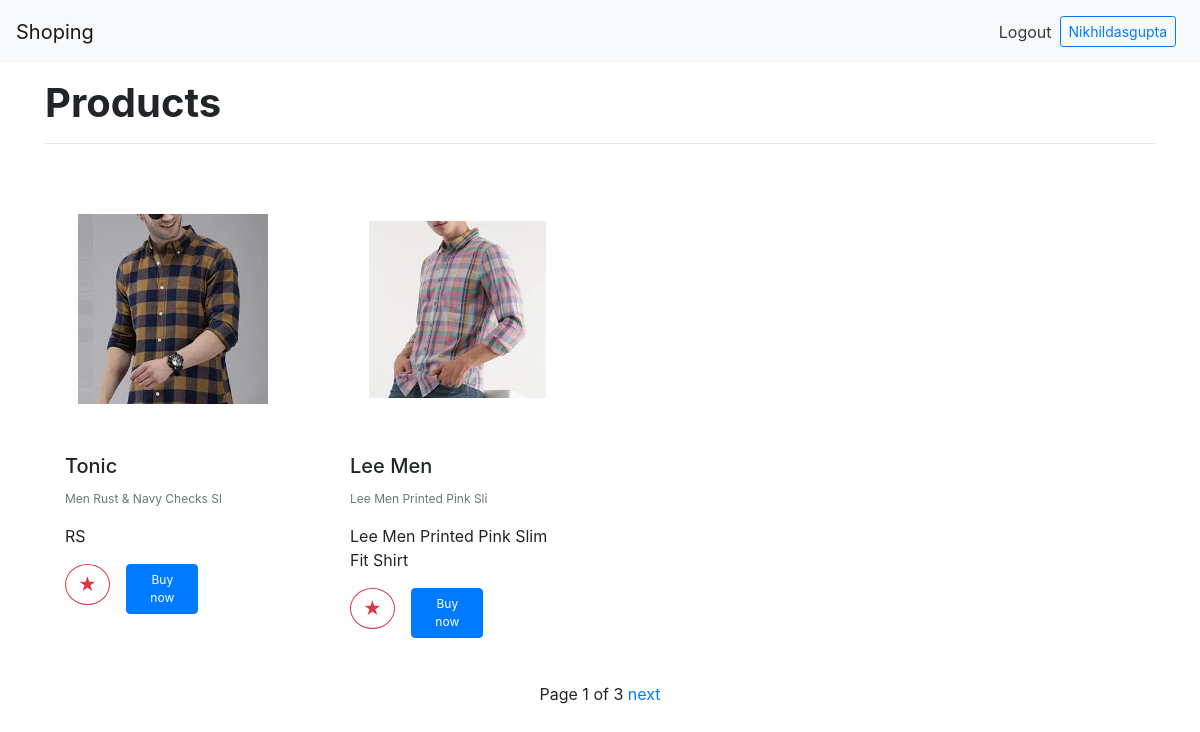
The app's page /products (signed in) with its own data.
### main/models.py (models this page shows, shortened)
class Product(models.Model):
    product_name=models.CharField(max_length=50)
    product_type = models.CharField(max_length=25)
    product_description = models.TextField()
    affiliate_url = models.SlugField(blank=True, null=True)
    product_image = models.ImageField(upload_to='images/')

### main/views.py (the view, shortened to what this page needs)
# urls.py: path("products",views.products,name="products"),
def products(request):
    products = Product.objects.all()
    paginator=Paginator(products,2)
    page_number=request.GET.get('page')
    page_obj=paginator.get_page(page_number)
    vote_form=VoteForm()
    return render(request = request, template_name="main/products.html", context = {"page_obj":page_obj,"vote_form":vote_form})

### main/templates/main/products.html (shortened to what this page needs)
{%extends 'main/header.html'%}
    {% block content%}
    {% load crispy_forms_tags %}
    <div class="container py-3">
    	<h1 class="font-weight-bold">Products</h1>
    	<hr>
    	<br>
    	 <div class="row">
          {% for p in page_obj %}
    	    <div class="col-sm-12 col-md-6 col-lg-3 pb-4">
    	      	<div class="card h-100" style="border:none">
    	        	<img src="{{ p.product_image.url  }}" class="card-img-top" alt="{{ p.product_name }}" style="width: auto; height: 250px; object-fit: scale-down;">
    	        	<div class="card-body">
    	          		<h5 class="card-title">{{ p.product_name }}</h5>
    	            	<p class="card-text text-muted" style="font-size:12px">{{ p.product_type }}</p>
    	            	<p class="card-text">{{p.product_description}}</p>
                        <div class="row">
                                <div class="col-3 text-center">
                                    {% if user.is_authenticated %}
                                        <form method="post">
                                            <button type="submit" class="btn btn-outline-danger" style="font-size:18px; border-radius: 50%">★</button>
                                        </form>
                                    {% else %}
                                        <a href="/register" class="btn btn-outline-danger" style="font-size:18px; border-radius: 50%">★</a>
                                    {% endif %}
                                </div>
                                <div class="col-5 text-center">
                                    <a href="{{ p.affiliate_url }}" class="btn btn-primary"  style="font-size:12px">Buy now</a>
                                </div>
                            </div>
    	        	</div>
    	      	</div>
    	    </div>
          {% endfor%}
    	</div>
        <div class="container">
            <div class="pagination justify-content-center">
                <span class="step-links">
                    <span class="current">
                        Page {{ page_obj.number }} of {{ page_obj.paginator.num_pages }}
                    </span>
                    {% if page_obj.has_next %}
                        <a href="?page={{ page_obj.next_page_number }}">next</a>
                    {% endif %}
                </span>
            </div>
        </div>
    </div>
  {% endblock %}

### main/templates/main/includes/navbar.html (shortened to what this page needs)
<nav class="navbar navbar-expand-sm navbar-light bg-light">
    <a class="navbar-brand" href="/">Shoping</a>
    <div class="navbar-collapse collapse w-100 order-3 dual-collapse2">
      {% if user.is_authenticated %}
       <a class="text-dark" href="/logout">Logout</a>
       <a class="btn btn-sm btn-outline-primary m-2"  href="/user">{{user.username|title}}</a>
      {% else %}
       <a class="text-dark" href="/login">Login</a>
       <a class="btn btn-sm btn-primary m-2"  href="/register">Register</a>
      {% endif %}
    </div>
</nav>

### records on screen
Product: product_image (picture), product_name "Tonic", product_type "Men Rust & Navy Checks Sl", product_description "RS"
Product: product_image (picture), product_name "Lee Men", product_type "Lee Men Printed Pink Sli", product_description "Lee Men Printed Pink Slim Fit Shirt"

### other values on screen
{{ user.username|title }} "Nikhildasgupta"
{{ page_obj.number }} "1"
{{ page_obj.paginator.num_pages }} "3"
